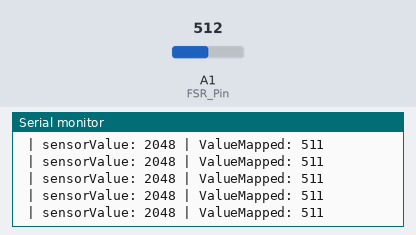
The sketch below on a simulated Arduino Uno, built for the host (arithmetic inside an expression is 32-bit, double 64-bit). Parts: the last lines printed to the serial monitor. Inputs (shaded band) come from the test bench; at power-on: A1 (FSR_Pin) = 512 (analog values on the 0–1023 scale).

Above: at 1.2 s.
1.3 s: A1 (FSR_Pin) set to 263
At 1.9 s:
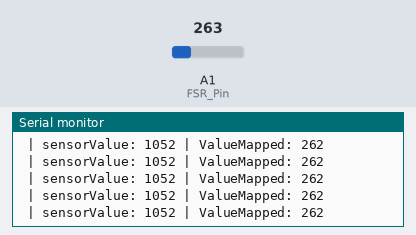
2.8 s: A1 (FSR_Pin) set to 243
At 3.4 s:
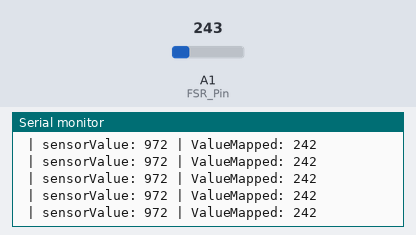
Timing chart, 0 to 5.8 s (numbered marks = the images above; inputs shaded):
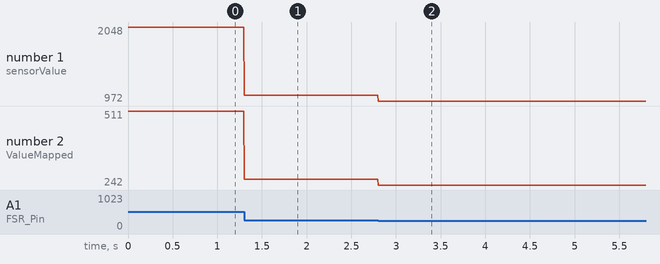

The sketch:

Force_Sensitive_Resistor_Initial.ino
```cpp
//FSR tested on Arduino Nano ESP 32
//FSR tested on Arduino Uno Minima
//12Bit ADC

const int FSR_Pin = A1;

void setup() {
  Serial.begin(115200);
  analogReadResolution(12);//For Uno Minima
}

void loop() {

  int sensorValue = FSR_Reading();
  int ValueMapped = FSR_ValueControl(sensorValue);

  Serial.print(" | sensorValue: ");
  Serial.print(sensorValue);
  Serial.print(" | ValueMapped: ");
  Serial.print(ValueMapped);
  Serial.println(" ");
  // delay(30);
}

int FSR_ValueControl(int sensorValue) {
  int FSR_Mapped = map(sensorValue, 0, 4095, 0, 1023);
  return FSR_Mapped;
}

int FSR_Reading() {
  int FSR_Value_Reading = analogRead(FSR_Pin);
  return FSR_Value_Reading;
}
```

Measured:
- after the input at 1.3 s, the serial monitor: prints a new line at once (image 1)
- after the input at 2.8 s, the serial monitor: prints a new line at once (image 2)
- plotted number 1: 2048 → 1052 after the input at 1.3 s, 1052 → 972 after the input at 2.8 s
- plotted number 2: 511 → 262 after the input at 1.3 s, 262 → 242 after the input at 2.8 s
